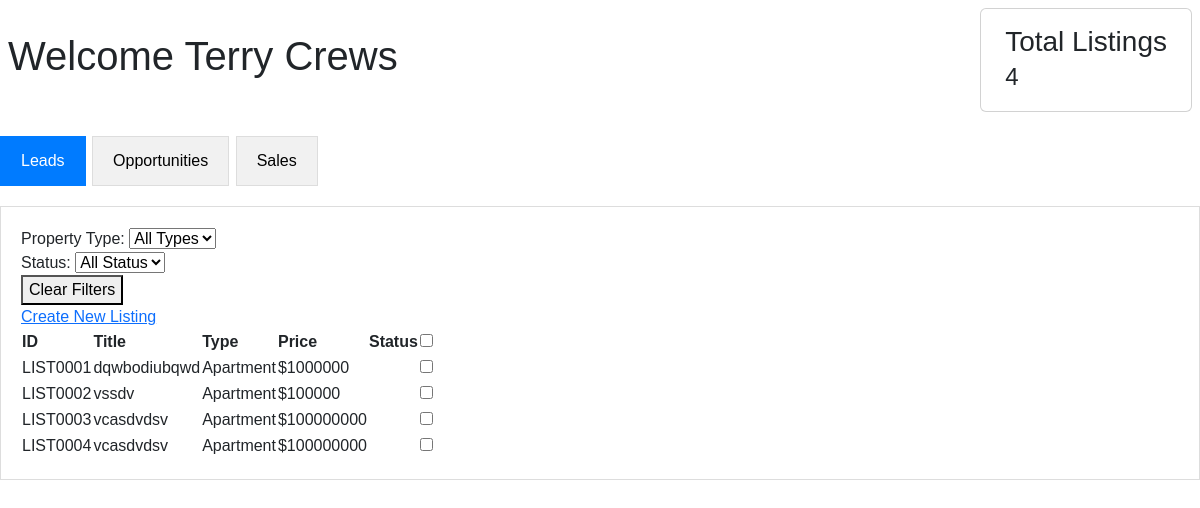
Page /dashboard/salesman/ (signed in) on the earlier database version.
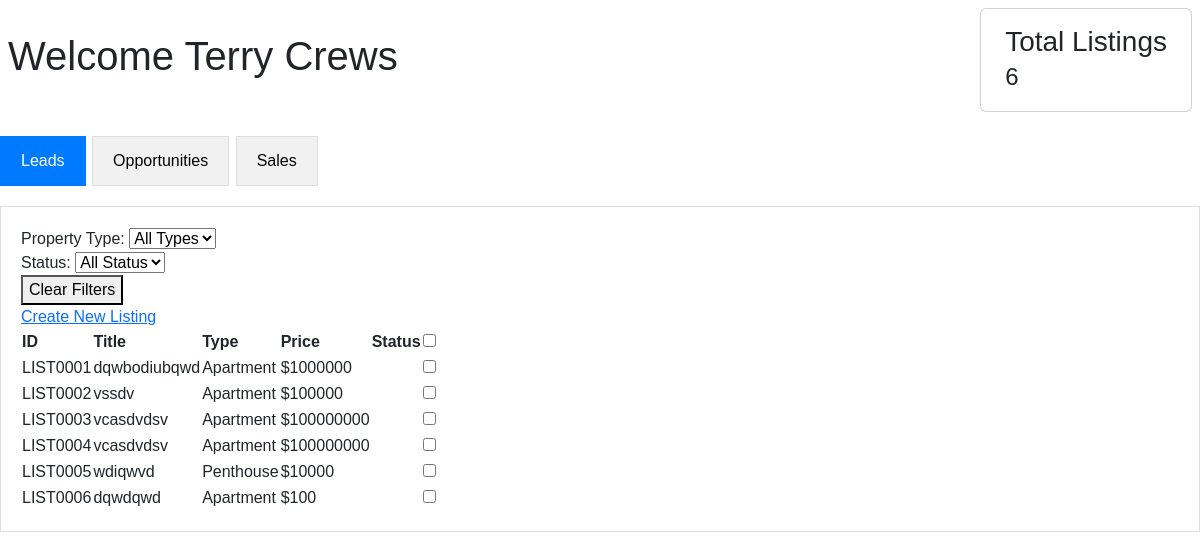
Same page on the later database version.
### inventory/models.py (models this page shows, shortened)
class Listing(models.Model):
    class typeChoices(models.TextChoices):
        CONDO = "Condo", "Condo"
        VILLA = "Villa", "Villa"
        APARTMENT = "Apartment", "Apartment"
        PENTHOUSE = "Penthouse", "Penthouse"
        MANSION = "Mansion", "Mansion"
        WAREHOUSE = "Warehouse", "Warehouse"
        RETAIL_STORE = "Retail Store", "Retail Store"
        OFFICE_SPACE = "Office Space", "Office Space"
    class leadStatusChoices(models.TextChoices):
        PENDING = "Approval Pending", "Approval Pending"
        REJECTED = "Rejected", "Rejected"
        APPROVED = "Approved", "Approved"
    class oppStatusChoices(models.TextChoices):
        PROSPECTING = "Proespecting", "Prospecting"
        NEGOTIATING = "Negotiating", "Negotiating"
        PENDING = "Pending Approval", "Pending Approval"
        REJECTED = "Rejected", "Rejected"
        APPROVED = "Approved", "Approved"
    class saleStatusChoices(models.TextChoices):
        PROCESSING = "Processing", "Processing"
        CLOSED_WON = "Closed Won", "Closed Won"
        CLOSED_LOST = "Closed Lost", "Closed List"
    id = models.CharField(max_length=10, primary_key=True)
    branch  = models.ForeignKey(
        'org.Branch',
        on_delete=models.CASCADE,
        related_name='listings'
    )
    type = models.TextField(
        max_length=20,
        choices=typeChoices.choices,
        default=typeChoices.APARTMENT)
    proposed_price = models.DecimalField(max_digits=12, decimal_places=2)
    title = models.CharField(max_length=200)
    address = models.TextField()
    city = models.CharField(max_length=100)
    lead_status = models.TextField(
        max_length=30,
        choices=leadStatusChoices.choices,
        default=leadStatusChoices.PENDING
    )
    lead_approved_by = models.ForeignKey(
        'accounts.User',
        on_delete=models.SET_NULL,
        null=True,
        blank=True,
        related_name='approved_leads'
    )
    lead_approved_at = models.DateTimeField(null=True, blank=True)
    opp_status = models.TextField(
        max_length=30,
        choices=oppStatusChoices.choices,
        default=oppStatusChoices.PENDING
    )
    opp_approved_by = models.ForeignKey(
        'accounts.User',
        on_delete=models.SET_NULL,
        null=True,
        blank=True,
        related_name='approved_opportunities'
    )
    opp_approved_at = models.DateTimeField(null=True, blank=True)
    sale_status = models.TextField(
        max_length=30,
        choices=saleStatusChoices.choices,
        default=saleStatusChoices.PROCESSING
    )
    sale_closed_at = models.DateTimeField(null=True, blank=True)
    sale_price = models.DecimalField(max_digits=12, decimal_places=2, null=True, blank=True)
    created_at = models.DateTimeField(auto_now_add=True)
    updated_at = models.DateTimeField(auto_now=True)
    is_active = models.BooleanField(default=True)
    assigned_salesman = models.ForeignKey(
        'accounts.User',
        on_delete=models.SET_NULL,
        null=True,
        blank=True,
        related_name='assigned_salesmen',
        limit_choices_to={'role': 'Salesman'},
    )
    comments = models.TextField(null=True, max_length=100, blank=True)

### dashboards/views.py (the view)
# urls.py: path('salesman/', views.salesman_dashboard, name='salesman_dashboard'),
@login_required
@user_passes_test(is_salesman)
def salesman_dashboard(request):
    listings = listings_visible_to(request.user)
    return render(request, 'dashboards/salesman_dashboard.html', {'listings': listings})

### dashboards/views.py (called while the page is built)
def is_salesman(user):
    return user.groups.filter(name='Salesman').exists()

### inventory/views.py (called while the page is built)
def listings_visible_to(user):
    if user.role == 'Salesman':
        return Listing.objects.filter(
            branch=user.branch,
            assigned_salesman=user
        )
    elif user.role == 'Manager':
        return Listing.objects.filter(branch=user.branch)
    elif user.role == 'CEO':
        return Listing.objects.all()
    return Listing.objects.none()

### dashboards/templates/dashboards/salesman_dashboard.html (shortened to what this page needs)
{% extends 'dashboards/base_dashboard.html' %}
{% block content %}
{{ block.super }}
<div id="leads" class="tabcontent" style="display: block;">
    <form method="post" id="batch-form">
        <div>
            <div>
                <label>Property Type:</label>
                <select id="typeFilter">
                    <option value="">All Types</option>
                </select>
            </div>
            <div>
                <label>Status:</label>
                <select id="statusFilter">
                    <option value="">All Status</option>
                </select>
            </div>
            <div>
                <button id="clearFilters">Clear Filters</button>
            </div>
        </div>
        <div>
            <div>
                {% if perms.inventory.add_listing %}
                <div>
                    <a href="{% url 'inventory:listing_create_salesman' %}">
                        Create New Listing
                    </a>
                </div>
                {% endif %}
            </div>
        </div>
        <div>
            {% if listings %}
            <table id="salesman-listings-table">
                <thead>
                    <tr>
                        <th>ID</th>
                        <th>Title</th>
                        <th>Type</th>
                        <th>Price</th>
                        <th>Status</th>
                        <th><input type="checkbox" id="select_all" onchange="toggleSelectAll(this)"> </th>
                    </tr>
                </thead>
                <tbody>
                    {% for listing in listings %}
                    <tr>
                        <td>{{ listing.id }}</td>
                        <td>{{ listing.title }}</td>
                        <td>{{ listing.get_type_display }}</td>
                        <td>${{ listing.proposed_price|floatformat:0 }}</td>
                        <td>
                        </td>
                        <td>
                            <input type="checkbox" name="listing_ids" value="{{ listing.id }}" class="listing-checkbox">
                        </td>
                    </tr>
                    {% endfor %}
                </tbody>
            </table>
            {% else %}
            <p>No listings found.</p>
            {% endif %}
        </div>
    </form>
</div>
{% endblock %}

### dashboards/templates/dashboards/base_dashboard.html (shortened to what this page needs)
{% extends 'base.html' %}
{% block content %}
<div class="d-flex align-items-center gap-4 mb-4">
    <h1 class="flex-grow-1 mb-0 ms-2">Welcome {{ user.get_full_name }}</h1>
    <div class="card flex-shrink-1 mt-2 me-2">
        <div class="card-body py-3 px-4">
            <h3 class="card-title mb-1">Total Listings</h3>
            <h4 class="mb-1">{{ listings|length }}</h4>
        </div>
    </div>
</div>
<div class="menu">
    <button class="tablinks" onClick="switchTab(event, 'leads')">Leads</button>
    <button class="tablinks" onClick="switchTab(event, 'opportunities')">Opportunities</button>
    <button class="tablinks" onClick="switchTab(event, 'sales')">Sales</button>
</div>
{% endblock %}

Differences in the rows shown:
added Listing: id "LIST0005", title "wdiqwvd", type "Penthouse", proposed_price "10000"
added Listing: id "LIST0006", title "dqwdqwd", type "Apartment", proposed_price "100"
Other differences:
{{ listings|length }}: "4" → "6"
